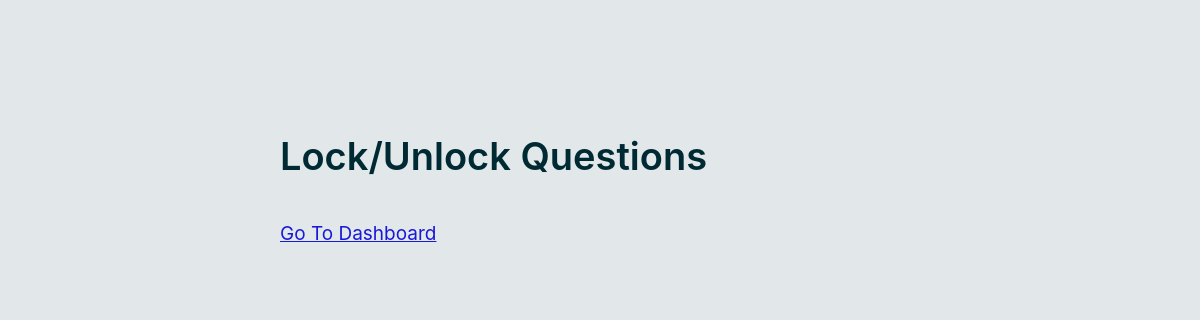
Before: /quiz/lock_unlock_ques/55 (signed in) with the older database file.
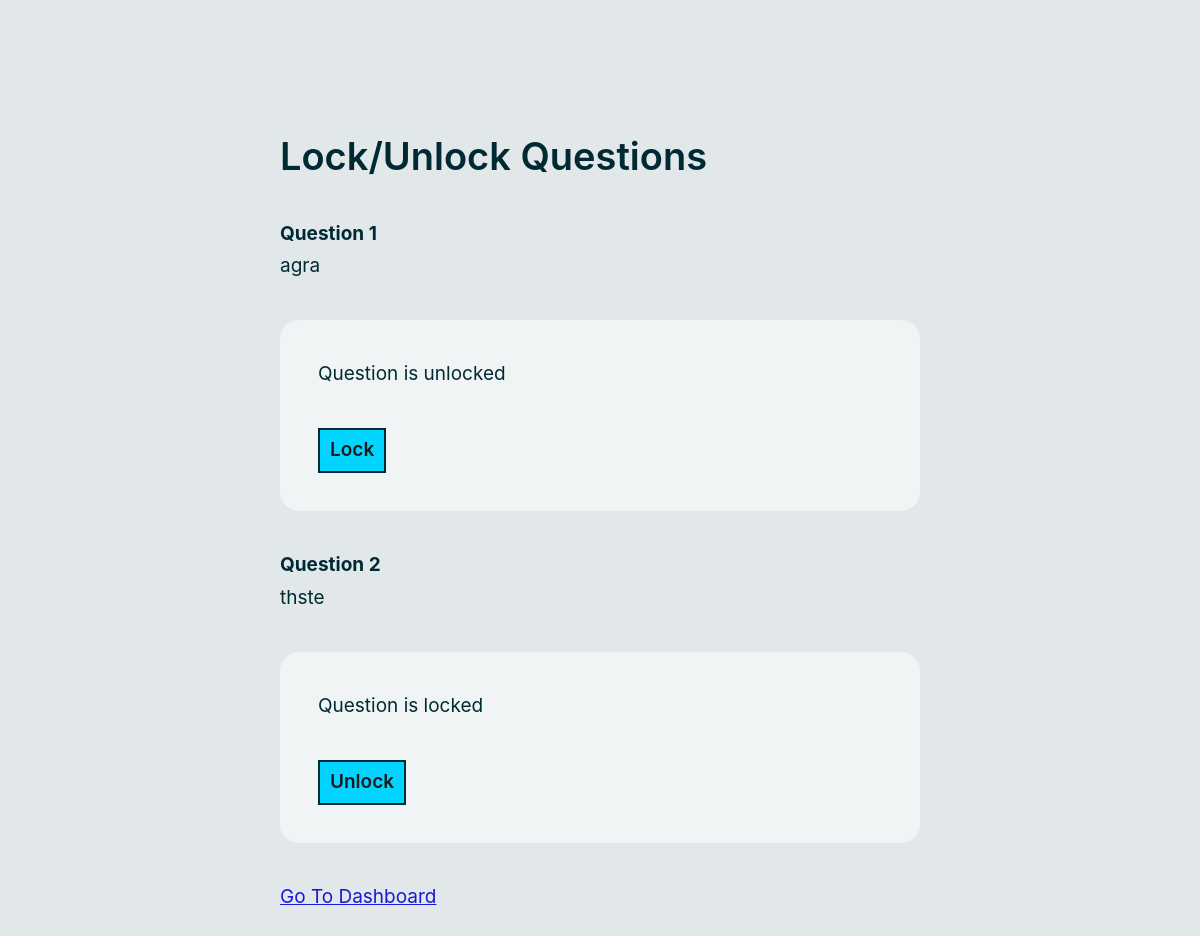
After: the same page with the newer database file.
### tables this page shows
CREATE TABLE Questions(
    question_id INTEGER NOT NULL,
    quiz_id INTEGER NOT NULL,
    question_type TEXT NOT NULL,
    question_text TEXT NOT NULL,
    lock BOOLEAN DEFAULT TRUE,
    duration TEXT,
    unlock_time TIMESTAMP,
    PRIMARY KEY (question_id, quiz_id),
    FOREIGN KEY (quiz_id) REFERENCES Quizzes (quiz_id) ON DELETE CASCADE
);

### quiz_app/quiz.py (the view, shortened to what this page needs)
@bp.route('/quiz/lock_unlock_ques/<int:quiz_id>', methods=['GET','POST'])
@admin_login_required
def lock_unlock_ques(quiz_id):
    db = get_db()
    questions = db.execute('SELECT * FROM Questions WHERE quiz_id = ?', (quiz_id,)).fetchall()
    return render_template('lock_unlock_ques.html', questions=questions, quiz_id=quiz_id)

### quiz_app/auth.py (called while the page is built)
@bp.before_app_request
def load_logged_in_user():
    user_id = session.get('user_id')
    admin_id = session.get('admin_id')
    if admin_id is None:
        g.admin = None
    else:
        g.admin = get_db().execute(
            'SELECT * FROM Admins WHERE admin_id = ?', (admin_id,)
        ).fetchone()
    if user_id is None:
        g.user = None
    else:
        g.user = get_db().execute(
            'SELECT * FROM Users WHERE id = ?', (user_id,)
        ).fetchone()

def admin_login_required(view):
    @functools.wraps(view)
    def wrapped_view(**kwargs):
        if g.admin is None:
            return redirect(url_for('auth.login_admin'))
        return view(**kwargs)
    return wrapped_view

### quiz_app/db.py (called while the page is built)
def get_db():
    if 'db' not in g:
        g.db = sqlite3.connect(
            current_app.config['DATABASE'],
            detect_types=sqlite3.PARSE_DECLTYPES
        )
        g.db.row_factory = sqlite3.Row
    return g.db

### templates/lock_unlock_ques.html (shortened to what this page needs)
{% extends 'base.html' %}
    {% block content %}
    <div class="container mt-5">
        <h2>Lock/Unlock Questions</h2>
        <div class="all-questions">
            {% for question in questions %}
            <div class="question">
                <h4>Question {{ question['question_id'] }}</h4>
                <p>{{ question['question_text'] }}</p>
                <form action="{{ url_for('quiz.lock_unlock_ques', quiz_id=quiz_id) }}" method="POST">
                    {% if question['lock'] %}
                        <p>Question is locked</p>
                    {% else %}
                        <p>Question is unlocked</p>
                    {% endif %}
                    <button type="submit" name="lock_unlock" class="btn btn-outline-danger">{{ 'Unlock' if question['lock'] else 'Lock' }}</button>
                </form>
            </div>
            {% endfor %}
            <a href="{{ url_for('interface.admin_dashboard') }}" class="btn btn-outline-primary">Go To Dashboard</a>
        </div>
    </div>
    {% endblock %}

Changed rows visible on the page:
added Questions: question_id "1", question_text "agra", shows "Question is unlocked", lock "Lock"
added Questions: question_id "2", question_text "thste", shows "Question is locked", lock "Unlock"
